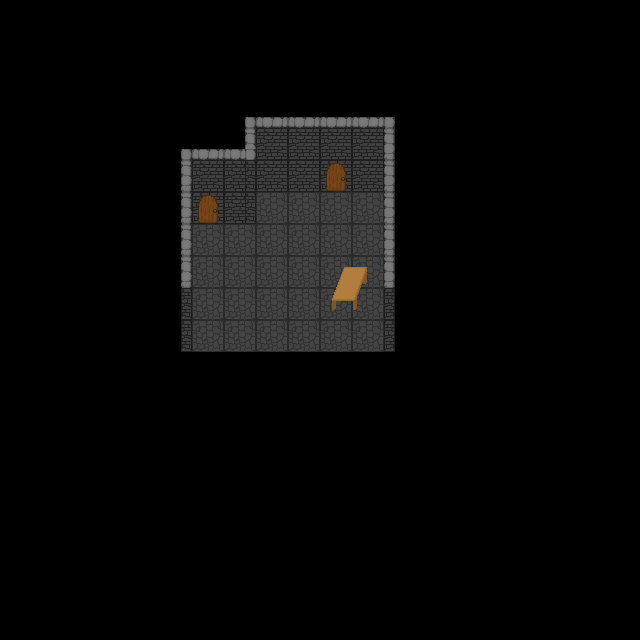

The image is a tile-based game level rendered from a .tmx file. Its description and complete source (layers, tilesets, objects, tile grids) follow:
An orthogonal 20x20 tile map with 32x32 px tiles, 3 tile layers (Kachelebene 1, Kachelebene 2, Kachelebene 3) and 51 objects.

<map version="1.8" tiledversion="1.8.4" orientation="orthogonal" renderorder="right-down" width="20" height="20" tilewidth="32" tileheight="32" infinite="0" nextlayerid="7" nextobjectid="57">
 <tileset firstgid="1" name="Tileset1" tilewidth="32" tileheight="32" tilecount="242" columns="22">
  <image source="Tileset1.png" width="704" height="352" />
 </tileset>
 <layer id="1" name="Kachelebene 1" width="20" height="20">
  <data encoding="csv">
0,0,0,0,0,0,0,0,0,0,0,0,0,0,0,0,0,0,0,0,
0,0,0,0,0,0,0,0,0,0,0,0,0,0,0,0,0,0,0,0,
0,0,0,0,0,0,0,0,0,0,0,0,0,0,0,0,0,0,0,0,
0,0,0,0,0,0,0,101,102,102,102,102,103,0,0,0,0,0,0,0,
0,0,0,0,0,101,102,123,80,80,80,80,125,0,0,0,0,0,0,0,
0,0,0,0,0,123,80,80,80,80,80,80,125,0,0,0,0,0,0,0,
0,0,0,0,0,123,80,80,189,189,189,189,125,0,0,0,0,0,0,0,
0,0,0,0,0,123,189,189,189,189,189,189,125,0,0,0,0,0,0,0,
0,0,0,0,0,123,189,0,0,189,189,189,125,0,0,0,0,0,0,0,
0,0,0,0,0,58,189,0,0,189,189,189,81,0,0,0,0,0,0,0,
0,0,0,0,0,58,189,189,189,189,189,189,81,0,0,0,0,0,0,0,
0,0,0,0,0,0,0,0,0,0,0,0,0,0,0,0,0,0,0,0,
0,0,0,0,0,0,0,0,0,0,0,0,0,0,0,0,0,0,0,0,
0,0,0,0,0,0,0,0,0,0,0,0,0,0,0,0,0,0,0,0,
0,0,0,0,0,0,0,0,0,0,0,0,0,0,0,0,0,0,0,0,
0,0,0,0,0,0,0,0,0,0,0,0,0,0,0,0,0,0,0,0,
0,0,0,0,0,0,0,0,0,0,0,0,0,0,0,0,0,0,0,0,
0,0,0,0,0,0,0,0,0,0,0,0,0,0,0,0,0,0,0,0,
0,0,0,0,0,0,0,0,0,0,0,0,0,0,0,0,0,0,0,0,
0,0,0,0,0,0,0,0,0,0,0,0,0,0,0,0,0,0,0,0
</data>
 </layer>
 <layer id="2" name="Kachelebene 2" width="20" height="20">
  <data encoding="csv">
0,0,0,0,0,0,0,0,0,0,0,0,0,0,0,0,0,0,0,0,
0,0,0,0,0,0,0,0,0,0,0,0,0,0,0,0,0,0,0,0,
0,0,0,0,0,0,0,0,0,0,0,0,0,0,0,0,0,0,0,0,
0,0,0,0,0,0,0,0,0,0,0,0,0,0,0,0,0,0,0,0,
0,0,0,0,0,0,0,102,0,0,0,0,0,0,0,0,0,0,0,0,
0,0,0,0,0,0,0,0,0,0,0,0,0,0,0,0,0,0,0,0,
0,0,0,0,0,0,0,0,0,0,0,0,0,0,0,0,0,0,0,0,
0,0,0,0,0,0,0,0,0,0,0,0,0,0,0,0,0,0,0,0,
0,0,0,0,0,0,0,189,189,0,0,0,0,0,0,0,0,0,0,0,
0,0,0,0,0,0,0,189,189,0,0,0,0,0,0,0,0,0,0,0,
0,0,0,0,0,0,0,0,0,0,0,0,0,0,0,0,0,0,0,0,
0,0,0,0,0,0,0,0,0,0,0,0,0,0,0,0,0,0,0,0,
0,0,0,0,0,0,0,0,0,0,0,0,0,0,0,0,0,0,0,0,
0,0,0,0,0,0,0,0,0,0,0,0,0,0,0,0,0,0,0,0,
0,0,0,0,0,0,0,0,0,0,0,0,0,0,0,0,0,0,0,0,
0,0,0,0,0,0,0,0,0,0,0,0,0,0,0,0,0,0,0,0,
0,0,0,0,0,0,0,0,0,0,0,0,0,0,0,0,0,0,0,0,
0,0,0,0,0,0,0,0,0,0,0,0,0,0,0,0,0,0,0,0,
0,0,0,0,0,0,0,0,0,0,0,0,0,0,0,0,0,0,0,0,
0,0,0,0,0,0,0,0,0,0,0,0,0,0,0,0,0,0,0,0
</data>
 </layer>
 <layer id="3" name="Kachelebene 3" width="20" height="20">
  <data encoding="csv">
0,0,0,0,0,0,0,0,0,0,0,0,0,0,0,0,0,0,0,0,
0,0,0,0,0,0,0,0,0,0,0,0,0,0,0,0,0,0,0,0,
0,0,0,0,0,0,0,0,0,0,0,0,0,0,0,0,0,0,0,0,
0,0,0,0,0,0,0,0,0,0,0,0,0,0,0,0,0,0,0,0,
0,0,0,0,0,0,0,101,0,0,0,0,0,0,0,0,0,0,0,0,
0,0,0,0,0,0,0,58,0,0,79,0,0,0,0,0,0,0,0,0,
0,0,0,0,0,0,79,58,0,0,0,0,0,0,0,0,0,0,0,0,
0,0,0,0,0,0,0,0,0,0,0,0,0,0,0,0,0,0,0,0,
0,0,0,0,0,0,0,0,0,0,73,74,0,0,0,0,0,0,0,0,
0,0,0,0,0,0,0,0,0,0,95,96,0,0,0,0,0,0,0,0,
0,0,0,0,0,0,0,0,0,0,0,0,0,0,0,0,0,0,0,0,
0,0,0,0,0,0,0,0,0,0,0,0,0,0,0,0,0,0,0,0,
0,0,0,0,0,0,0,0,0,0,0,0,0,0,0,0,0,0,0,0,
0,0,0,0,0,0,0,0,0,0,0,0,0,0,0,0,0,0,0,0,
0,0,0,0,0,0,0,0,0,0,0,0,0,0,0,0,0,0,0,0,
0,0,0,0,0,0,0,0,0,0,0,0,0,0,0,0,0,0,0,0,
0,0,0,0,0,0,0,0,0,0,0,0,0,0,0,0,0,0,0,0,
0,0,0,0,0,0,0,0,0,0,0,0,0,0,0,0,0,0,0,0,
0,0,0,0,0,0,0,0,0,0,0,0,0,0,0,0,0,0,0,0,
0,0,0,0,0,0,0,0,0,0,0,0,0,0,0,0,0,0,0,0
</data>
 </layer>
 <objectgroup id="5" name="Objektebene 2" />
 <objectgroup id="4" name="Objektebene 1">
  <object id="1" gid="96" x="289.333" y="340" width="32" height="32" />
  <object id="2" gid="95" x="259" y="340" width="32" height="32" />
  <object id="3" gid="73" x="259" y="308.333" width="32" height="32" />
  <object id="4" gid="74" x="289.667" y="308.333" width="32" height="32" />
  <object id="5" gid="114" x="208.667" y="284" width="32" height="32" />
  <object id="6" gid="114" x="202.333" y="302.667" width="32" height="32" />
  <object id="7" gid="114" x="255.333" y="314" width="32" height="32" />
  <object id="8" gid="114" x="248.333" y="329" width="32" height="32" />
  <object id="9" gid="114" x="316.667" y="292.333" width="32" height="32" />
  <object id="10" gid="114" x="311.667" y="305.667" width="32" height="32" />
  <object id="11" gid="72" x="356" y="296" width="32" height="32" />
  <object id="12" gid="72" x="352.333" y="310" width="32" height="32" />
  <object id="13" gid="72" x="296.333" y="315.333" width="32" height="32" />
  <object id="14" gid="72" x="290.333" y="331" width="32" height="32" />
  <object id="15" gid="72" x="237" y="306.333" width="32" height="32" />
  <object id="16" gid="72" x="244" y="290.333" width="32" height="32" />
  <object id="17" gid="73" x="204.667" y="284.333" width="32" height="32" />
  <object id="18" gid="74" x="236.667" y="284.333" width="32" height="32" />
  <object id="19" gid="95" x="204.667" y="316.333" width="32" height="32" />
  <object id="20" gid="96" x="236.667" y="316.333" width="32" height="32" />
 </objectgroup>
 <objectgroup id="6" name="Objektebene 3">
  <object id="23" gid="117" x="282.364" y="307.636" width="32" height="32" />
  <object id="24" gid="117" x="279.455" y="317.091" width="32" height="32" />
  <object id="25" gid="117" x="264.364" y="327.636" width="32" height="32" />
  <object id="26" gid="117" x="227.818" y="287.273" width="32" height="32" />
  <object id="27" gid="117" x="223.273" y="301.455" width="32" height="32" />
  <object id="28" gid="117" x="211" y="299.25" width="32" height="32" />
  <object id="29" gid="117" x="217" y="283.25" width="32" height="32" />
  <object id="30" gid="117" x="325.75" y="305.5" width="32" height="32" />
  <object id="31" gid="117" x="343.5" y="291.25" width="32" height="32" />
  <object id="34" gid="134" x="248.727" y="208.545" width="32" height="32" />
  <object id="35" gid="134" x="263.818" y="207.091" width="32" height="32" />
  <object id="36" gid="134" x="257.091" y="217.636" width="32" height="32" />
  <object id="37" gid="134" x="214" y="243" width="32" height="32" />
  <object id="38" gid="134" x="229.333" y="242.667" width="32" height="32" />
  <object id="39" gid="134" x="359" y="245.5" width="32" height="32" />
  <object id="40" gid="134" x="351.5" y="254.5" width="32" height="32" />
  <object id="41" gid="134" x="358" y="266.5" width="32" height="32" />
  <object id="42" gid="134" x="359" y="350" width="32" height="32" />
  <object id="43" gid="209" x="359" y="208" width="32" height="32" />
  <object id="44" gid="209" x="189.5" y="340.5" width="32" height="32" />
  <object id="45" gid="208" x="361" y="221.5" width="32" height="32" />
  <object id="46" gid="208" x="195.5" y="352" width="32" height="32" />
  <object id="47" gid="208" x="185.5" y="356" width="32" height="32" />
  <object id="48" gid="56" x="342" y="168" width="32" height="32" />
  <object id="49" gid="56" x="301.5" y="167.5" width="32" height="32" />
  <object id="50" gid="56" x="262.5" y="168.5" width="32" height="32" />
  <object id="51" gid="56" x="209" y="202.5" width="32" height="32" />
  <object id="52" gid="54" x="287" y="189" width="32" height="32" />
  <object id="53" gid="69" x="180.5" y="269.5" width="32" height="32" />
  <object id="54" gid="69" x="180.5" y="273.25" width="32" height="32" />
  <object id="55" gid="69" x="180.5" y="276" width="32" height="32" />
 </objectgroup>
</map>
